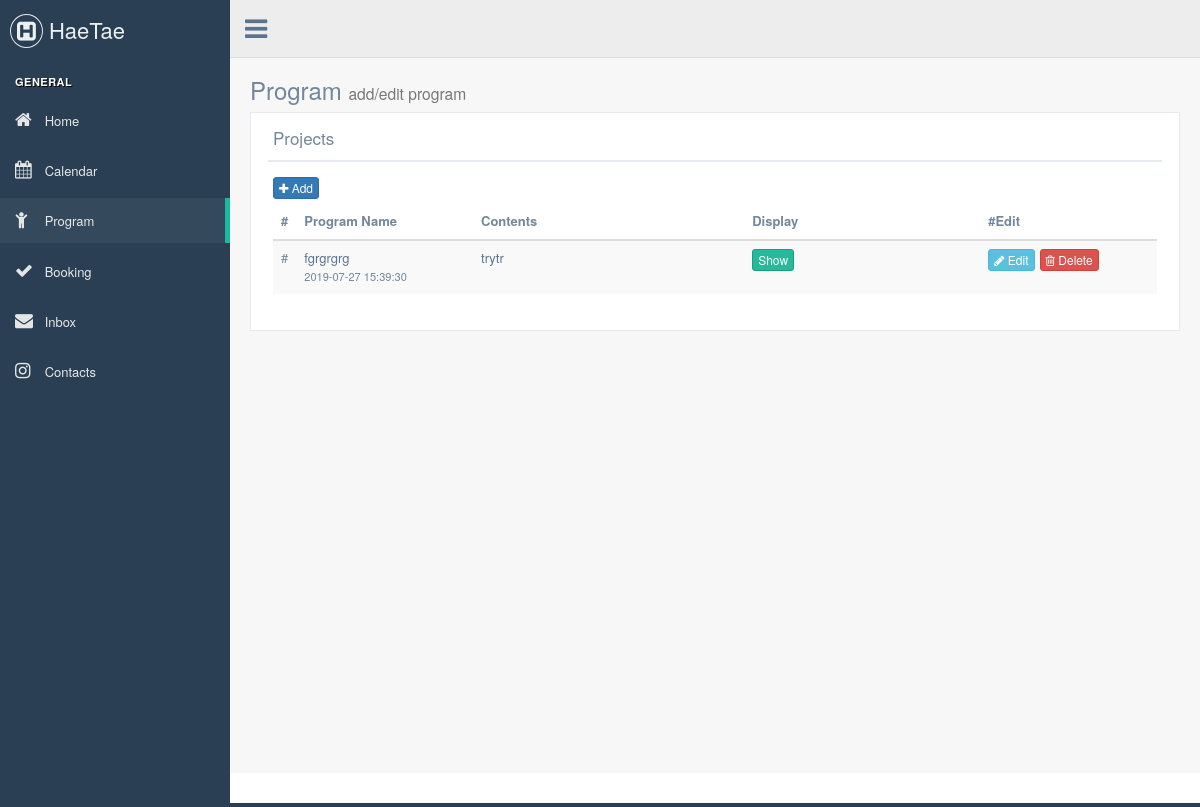
Page /admin/program.php on the earlier database version.
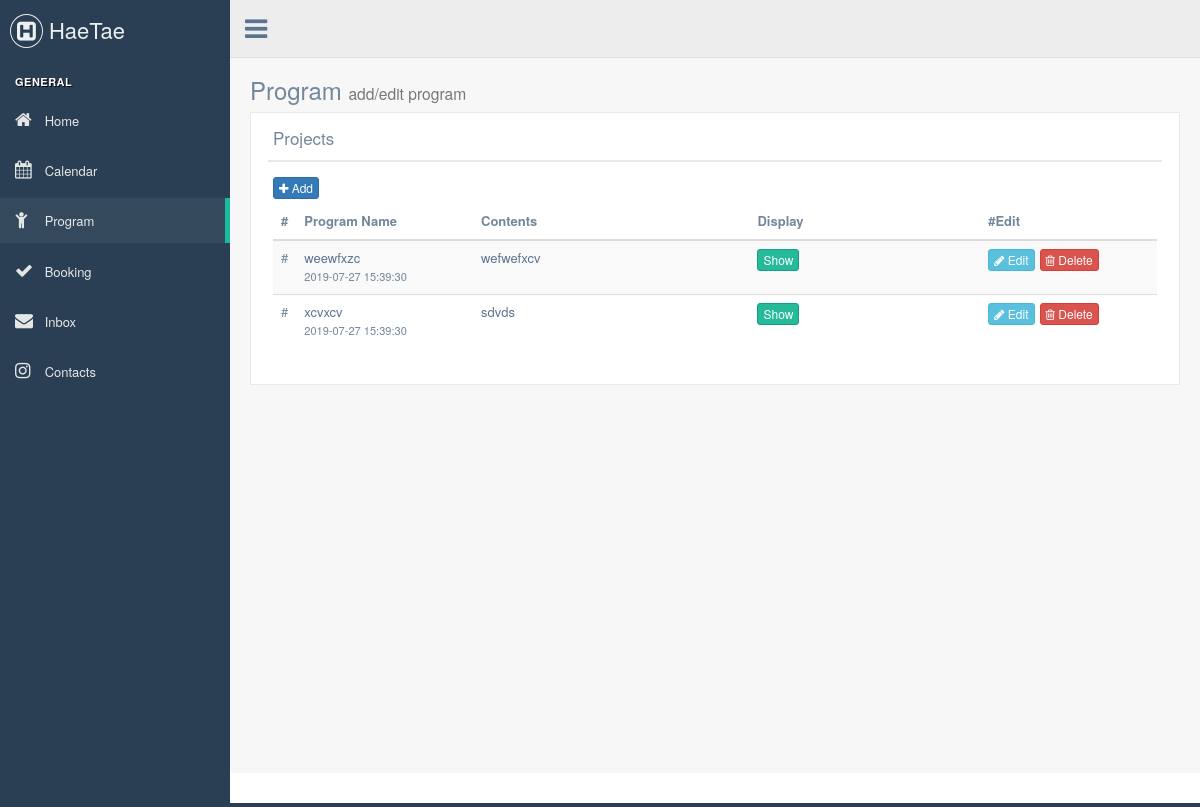
Same page on the later database version.
### tables this page shows
CREATE TABLE `program` (
  `pk` int(11) NOT NULL,
  `title` text NOT NULL,
  `contents` mediumtext,
  `detail` longtext,
  `price` text,
  `time` text NOT NULL,
  `video` text,
  `image` text,
  `create_time` timestamp NOT NULL DEFAULT CURRENT_TIMESTAMP,
  `display` tinyint(4) NOT NULL DEFAULT '1'
);

### src/admin/program.php (the view, shortened to what this page needs)
<?php
$conn = mysqli_connect(
    'localhost',
    'root',
    'q1w2e3r4',
    'hmong');
$sql = "SELECT * FROM program";
$result = mysqli_query($conn, $sql);
$program_list = '';
while ($row = mysqli_fetch_array($result)) {
    $program_list = $program_list
        . "<tr><td>#</td>
	<td><a>{$row['title']}</a><br /><small>{$row['create_time']}</small></td>
	<td><a>{$row['contents']}</a></td>";
    if ($row['display'] == "1") {
        $program_list = $program_list . "<td><button type='button' data-id='{$row['pk']}' class='btn btn-success btn-xs btn_display_h'>Show</button></td>";
    } else {
        $program_list = $program_list . "<td><button type='button' data-id='{$row['pk']}' class='btn btn-danger btn-xs btn_display_h'>Hide</button></td>";
    }
    $program_list = $program_list
        . "<td><a href='program_form.php?id={$row['pk']}' class='btn btn-info btn-xs'><i class='fa fa-pencil'></i> Edit </a>"
        . "<button type='button' data-id='{$row['pk']}' class='btn btn-danger btn-xs btn_delete_h'><i class='fa fa-trash-o'></i> Delete </button></td></tr>";
}
?>
<!DOCTYPE html>
<html lang="en">
<head>
    <link href="../vendors/bootstrap/dist/css/bootstrap.min.css" rel="stylesheet">
    <link href="../vendors/font-awesome/css/font-awesome.min.css" rel="stylesheet">
    <link href="../vendors/nprogress/nprogress.css" rel="stylesheet">
    <link href="../vendors/iCheck/skins/flat/green.css" rel="stylesheet">
    <link href="../build/css/custom.min.css" rel="stylesheet">
</head>
<body class="nav-md">
<div class="container body">
    <div class="main_container">
        <?php include ("include/top_navigation.php"); ?>
        <div class="right_col" role="main">
            <div class="">
                <div class="page-title">
                    <div class="title_left">
                        <h3>Program <small>add/edit program</small></h3>
                    </div>
                </div>
                <div class="clearfix"></div>
                <div class="row">
                    <div class="col-md-12">
                        <div class="x_panel">
                            <div class="x_title">
                                <h2>Projects</h2>
                                <div class="clearfix"></div>
                            </div>
                            <div class="x_content">
                                <a href="program_form.php" class="btn btn-primary btn-xs"><i class="fa fa-plus"></i> Add
                                </a>
                                <table class="table table-striped projects">
                                    <thead>
                                    <tr>
                                        <th style="width: 1%">#</th>
                                        <th style="width: 20%">Program Name</th>
                                        <th>Contents</th>
                                        <th>Display</th>
                                        <th style="width: 20%">#Edit</th>
                                    </tr>
                                    </thead>
                                    <tbody>
                                    <?= $program_list ?>
                                    </tbody>
                                </table>
                            </div>
                        </div>
                    </div>
                </div>
            </div>
        </div>
        <footer>
        </footer>
    </div>
</div>
</body>
</html>

Differences in the rows shown:
removed program: title "fgrgrgrg", create_time "2019-07-27 15:39:30", contents "trytr"
added program: title "weewfxzc", create_time "2019-07-27 15:39:30", contents "wefwefxcv"
added program: title "xcvxcv", create_time "2019-07-27 15:39:30", contents "sdvds"
Other differences:
text no longer shown: "# Show Edit Delete"
text now shown: "# # Show Show Edit Edit Delete Delete"
